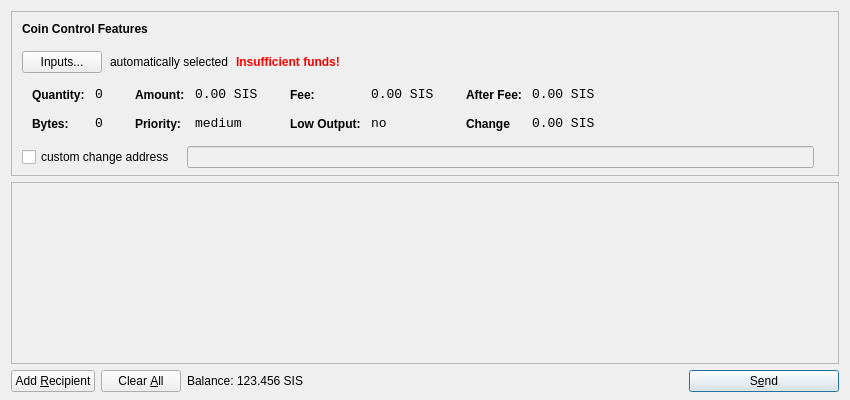
<?xml version="1.0" encoding="UTF-8"?>
<ui version="4.0">
 <class>SendCoinsDialog</class>
 <widget class="QDialog" name="SendCoinsDialog">
  <property name="geometry">
   <rect>
    <x>0</x>
    <y>0</y>
    <width>850</width>
    <height>400</height>
   </rect>
  </property>
  <property name="windowTitle">
   <string>Send Coins</string>
  </property>
  <layout class="QVBoxLayout" name="verticalLayout" stretch="0,1,0">
   <property name="bottomMargin">
    <number>8</number>
   </property>
   <item>
    <widget class="QFrame" name="frameCoinControl">
     <property name="sizePolicy">
      <sizepolicy hsizetype="Expanding" vsizetype="Expanding">
       <horstretch>0</horstretch>
       <verstretch>0</verstretch>
      </sizepolicy>
     </property>
     <property name="maximumSize">
      <size>
       <width>16777215</width>
       <height>16777215</height>
      </size>
     </property>
     <property name="frameShape">
      <enum>QFrame::StyledPanel</enum>
     </property>
     <property name="frameShadow">
      <enum>QFrame::Sunken</enum>
     </property>
     <layout class="QVBoxLayout" name="verticalLayoutCoinControl2">
      <property name="spacing">
       <number>-1</number>
      </property>
      <property name="leftMargin">
       <number>0</number>
      </property>
      <property name="topMargin">
       <number>0</number>
      </property>
      <property name="rightMargin">
       <number>0</number>
      </property>
      <property name="bottomMargin">
       <number>6</number>
      </property>
      <item>
       <layout class="QVBoxLayout" name="verticalLayoutCoinControl" stretch="0,0,0,0,1">
        <property name="spacing">
         <number>0</number>
        </property>
        <property name="leftMargin">
         <number>10</number>
        </property>
        <property name="topMargin">
         <number>10</number>
        </property>
        <item>
         <layout class="QHBoxLayout" name="horizontalLayoutCoinControl1">
          <property name="bottomMargin">
           <number>15</number>
          </property>
          <item>
           <widget class="QLabel" name="labelCoinControlFeatures">
            <property name="sizePolicy">
             <sizepolicy hsizetype="Preferred" vsizetype="Maximum">
              <horstretch>0</horstretch>
              <verstretch>0</verstretch>
             </sizepolicy>
            </property>
            <property name="font">
             <font>
              <weight>75</weight>
              <bold>true</bold>
             </font>
            </property>
            <property name="styleSheet">
             <string notr="true">font-weight:bold;</string>
            </property>
            <property name="text">
             <string>Coin Control Features</string>
            </property>
           </widget>
          </item>
         </layout>
        </item>
        <item>
         <layout class="QHBoxLayout" name="horizontalLayoutCoinControl2" stretch="0,0,0,0">
          <property name="spacing">
           <number>8</number>
          </property>
          <property name="bottomMargin">
           <number>10</number>
          </property>
          <item>
           <widget class="QPushButton" name="pushButtonCoinControl">
            <property name="styleSheet">
             <string notr="true"/>
            </property>
            <property name="text">
             <string>Inputs...</string>
            </property>
           </widget>
          </item>
          <item>
           <widget class="QLabel" name="labelCoinControlAutomaticallySelected">
            <property name="text">
             <string>automatically selected</string>
            </property>
            <property name="margin">
             <number>5</number>
            </property>
           </widget>
          </item>
          <item>
           <widget class="QLabel" name="labelCoinControlInsuffFunds">
            <property name="font">
             <font>
              <weight>75</weight>
              <bold>true</bold>
             </font>
            </property>
            <property name="styleSheet">
             <string notr="true">color:red;font-weight:bold;</string>
            </property>
            <property name="text">
             <string>Insufficient funds!</string>
            </property>
            <property name="margin">
             <number>5</number>
            </property>
           </widget>
          </item>
          <item>
           <spacer name="horizontalSpacerCoinControl">
            <property name="orientation">
             <enum>Qt::Horizontal</enum>
            </property>
            <property name="sizeHint" stdset="0">
             <size>
              <width>40</width>
              <height>1</height>
             </size>
            </property>
           </spacer>
          </item>
         </layout>
        </item>
        <item>
         <widget class="QWidget" name="widgetCoinControl" native="true">
          <property name="sizePolicy">
           <sizepolicy hsizetype="Preferred" vsizetype="Preferred">
            <horstretch>0</horstretch>
            <verstretch>0</verstretch>
           </sizepolicy>
          </property>
          <property name="minimumSize">
           <size>
            <width>0</width>
            <height>0</height>
           </size>
          </property>
          <property name="styleSheet">
           <string notr="true"/>
          </property>
          <layout class="QHBoxLayout" name="horizontalLayoutCoinControl5">
           <property name="margin">
            <number>0</number>
           </property>
           <item>
            <layout class="QHBoxLayout" name="horizontalLayoutCoinControl3" stretch="0,0,0,1">
             <property name="spacing">
              <number>20</number>
             </property>
             <property name="topMargin">
              <number>0</number>
             </property>
             <property name="bottomMargin">
              <number>10</number>
             </property>
             <item>
              <layout class="QFormLayout" name="formLayoutCoinControl1">
               <property name="horizontalSpacing">
                <number>10</number>
               </property>
               <property name="verticalSpacing">
                <number>14</number>
               </property>
               <property name="leftMargin">
                <number>10</number>
               </property>
               <property name="topMargin">
                <number>4</number>
               </property>
               <property name="rightMargin">
                <number>6</number>
               </property>
               <item row="0" column="0">
                <widget class="QLabel" name="labelCoinControlQuantityText">
                 <property name="styleSheet">
                  <string notr="true">font-weight:bold;</string>
                 </property>
                 <property name="text">
                  <string>Quantity:</string>
                 </property>
                 <property name="margin">
                  <number>0</number>
                 </property>
                </widget>
               </item>
               <item row="0" column="1">
                <widget class="QLabel" name="labelCoinControlQuantity">
                 <property name="font">
                  <font>
                   <family>Monospace</family>
                   <pointsize>10</pointsize>
                  </font>
                 </property>
                 <property name="cursor">
                  <cursorShape>IBeamCursor</cursorShape>
                 </property>
                 <property name="contextMenuPolicy">
                  <enum>Qt::ActionsContextMenu</enum>
                 </property>
                 <property name="text">
                  <string>0</string>
                 </property>
                 <property name="margin">
                  <number>0</number>
                 </property>
                 <property name="textInteractionFlags">
                  <set>Qt::LinksAccessibleByMouse|Qt::TextSelectableByKeyboard|Qt::TextSelectableByMouse</set>
                 </property>
                </widget>
               </item>
               <item row="1" column="0">
                <widget class="QLabel" name="labelCoinControlBytesText">
                 <property name="styleSheet">
                  <string notr="true">font-weight:bold;</string>
                 </property>
                 <property name="text">
                  <string>Bytes:</string>
                 </property>
                </widget>
               </item>
               <item row="1" column="1">
                <widget class="QLabel" name="labelCoinControlBytes">
                 <property name="font">
                  <font>
                   <family>Monospace</family>
                   <pointsize>10</pointsize>
                  </font>
                 </property>
                 <property name="cursor">
                  <cursorShape>IBeamCursor</cursorShape>
                 </property>
                 <property name="contextMenuPolicy">
                  <enum>Qt::ActionsContextMenu</enum>
                 </property>
                 <property name="text">
                  <string>0</string>
                 </property>
                 <property name="textInteractionFlags">
                  <set>Qt::LinksAccessibleByMouse|Qt::TextSelectableByKeyboard|Qt::TextSelectableByMouse</set>
                 </property>
                </widget>
               </item>
              </layout>
             </item>
             <item>
              <layout class="QFormLayout" name="formLayoutCoinControl2">
               <property name="horizontalSpacing">
                <number>10</number>
               </property>
               <property name="verticalSpacing">
                <number>14</number>
               </property>
               <property name="leftMargin">
                <number>6</number>
               </property>
               <property name="topMargin">
                <number>4</number>
               </property>
               <property name="rightMargin">
                <number>6</number>
               </property>
               <item row="0" column="0">
                <widget class="QLabel" name="labelCoinControlAmountText">
                 <property name="styleSheet">
                  <string notr="true">font-weight:bold;</string>
                 </property>
                 <property name="text">
                  <string>Amount:</string>
                 </property>
                 <property name="margin">
                  <number>0</number>
                 </property>
                </widget>
               </item>
               <item row="0" column="1">
                <widget class="QLabel" name="labelCoinControlAmount">
                 <property name="font">
                  <font>
                   <family>Monospace</family>
                   <pointsize>10</pointsize>
                  </font>
                 </property>
                 <property name="cursor">
                  <cursorShape>IBeamCursor</cursorShape>
                 </property>
                 <property name="contextMenuPolicy">
                  <enum>Qt::ActionsContextMenu</enum>
                 </property>
                 <property name="text">
                  <string>0.00 SIS</string>
                 </property>
                 <property name="textInteractionFlags">
                  <set>Qt::LinksAccessibleByMouse|Qt::TextSelectableByKeyboard|Qt::TextSelectableByMouse</set>
                 </property>
                </widget>
               </item>
               <item row="1" column="0">
                <widget class="QLabel" name="labelCoinControlPriorityText">
                 <property name="styleSheet">
                  <string notr="true">font-weight:bold;</string>
                 </property>
                 <property name="text">
                  <string>Priority:</string>
                 </property>
                </widget>
               </item>
               <item row="1" column="1">
                <widget class="QLabel" name="labelCoinControlPriority">
                 <property name="font">
                  <font>
                   <family>Monospace</family>
                   <pointsize>10</pointsize>
                  </font>
                 </property>
                 <property name="cursor">
                  <cursorShape>IBeamCursor</cursorShape>
                 </property>
                 <property name="contextMenuPolicy">
                  <enum>Qt::ActionsContextMenu</enum>
                 </property>
                 <property name="text">
                  <string>medium</string>
                 </property>
                 <property name="textInteractionFlags">
                  <set>Qt::LinksAccessibleByMouse|Qt::TextSelectableByKeyboard|Qt::TextSelectableByMouse</set>
                 </property>
                </widget>
               </item>
              </layout>
             </item>
             <item>
              <layout class="QFormLayout" name="formLayoutCoinControl3">
               <property name="horizontalSpacing">
                <number>10</number>
               </property>
               <property name="verticalSpacing">
                <number>14</number>
               </property>
               <property name="leftMargin">
                <number>6</number>
               </property>
               <property name="topMargin">
                <number>4</number>
               </property>
               <property name="rightMargin">
                <number>6</number>
               </property>
               <item row="0" column="0">
                <widget class="QLabel" name="labelCoinControlFeeText">
                 <property name="styleSheet">
                  <string notr="true">font-weight:bold;</string>
                 </property>
                 <property name="text">
                  <string>Fee:</string>
                 </property>
                 <property name="margin">
                  <number>0</number>
                 </property>
                </widget>
               </item>
               <item row="0" column="1">
                <widget class="QLabel" name="labelCoinControlFee">
                 <property name="font">
                  <font>
                   <family>Monospace</family>
                   <pointsize>10</pointsize>
                  </font>
                 </property>
                 <property name="cursor">
                  <cursorShape>IBeamCursor</cursorShape>
                 </property>
                 <property name="contextMenuPolicy">
                  <enum>Qt::ActionsContextMenu</enum>
                 </property>
                 <property name="text">
                  <string>0.00 SIS</string>
                 </property>
                 <property name="textInteractionFlags">
                  <set>Qt::LinksAccessibleByMouse|Qt::TextSelectableByKeyboard|Qt::TextSelectableByMouse</set>
                 </property>
                </widget>
               </item>
               <item row="1" column="0">
                <widget class="QLabel" name="labelCoinControlLowOutputText">
                 <property name="styleSheet">
                  <string notr="true">font-weight:bold;</string>
                 </property>
                 <property name="text">
                  <string>Low Output:</string>
                 </property>
                </widget>
               </item>
               <item row="1" column="1">
                <widget class="QLabel" name="labelCoinControlLowOutput">
                 <property name="font">
                  <font>
                   <family>Monospace</family>
                   <pointsize>10</pointsize>
                  </font>
                 </property>
                 <property name="cursor">
                  <cursorShape>IBeamCursor</cursorShape>
                 </property>
                 <property name="contextMenuPolicy">
                  <enum>Qt::ActionsContextMenu</enum>
                 </property>
                 <property name="text">
                  <string>no</string>
                 </property>
                 <property name="textInteractionFlags">
                  <set>Qt::LinksAccessibleByMouse|Qt::TextSelectableByKeyboard|Qt::TextSelectableByMouse</set>
                 </property>
                </widget>
               </item>
              </layout>
             </item>
             <item>
              <layout class="QFormLayout" name="formLayoutCoinControl4">
               <property name="horizontalSpacing">
                <number>10</number>
               </property>
               <property name="verticalSpacing">
                <number>14</number>
               </property>
               <property name="leftMargin">
                <number>6</number>
               </property>
               <property name="topMargin">
                <number>4</number>
               </property>
               <property name="rightMargin">
                <number>6</number>
               </property>
               <item row="0" column="0">
                <widget class="QLabel" name="labelCoinControlAfterFeeText">
                 <property name="styleSheet">
                  <string notr="true">font-weight:bold;</string>
                 </property>
                 <property name="text">
                  <string>After Fee:</string>
                 </property>
                 <property name="margin">
                  <number>0</number>
                 </property>
                </widget>
               </item>
               <item row="0" column="1">
                <widget class="QLabel" name="labelCoinControlAfterFee">
                 <property name="font">
                  <font>
                   <family>Monospace</family>
                   <pointsize>10</pointsize>
                  </font>
                 </property>
                 <property name="cursor">
                  <cursorShape>IBeamCursor</cursorShape>
                 </property>
                 <property name="contextMenuPolicy">
                  <enum>Qt::ActionsContextMenu</enum>
                 </property>
                 <property name="text">
                  <string>0.00 SIS</string>
                 </property>
                 <property name="textInteractionFlags">
                  <set>Qt::LinksAccessibleByMouse|Qt::TextSelectableByKeyboard|Qt::TextSelectableByMouse</set>
                 </property>
                </widget>
               </item>
               <item row="1" column="0">
                <widget class="QLabel" name="labelCoinControlChangeText">
                 <property name="styleSheet">
                  <string notr="true">font-weight:bold;</string>
                 </property>
                 <property name="text">
                  <string>Change</string>
                 </property>
                </widget>
               </item>
               <item row="1" column="1">
                <widget class="QLabel" name="labelCoinControlChange">
                 <property name="font">
                  <font>
                   <family>Monospace</family>
                   <pointsize>10</pointsize>
                  </font>
                 </property>
                 <property name="cursor">
                  <cursorShape>IBeamCursor</cursorShape>
                 </property>
                 <property name="contextMenuPolicy">
                  <enum>Qt::ActionsContextMenu</enum>
                 </property>
                 <property name="text">
                  <string>0.00 SIS</string>
                 </property>
                 <property name="textInteractionFlags">
                  <set>Qt::LinksAccessibleByMouse|Qt::TextSelectableByKeyboard|Qt::TextSelectableByMouse</set>
                 </property>
                </widget>
               </item>
              </layout>
             </item>
            </layout>
           </item>
          </layout>
         </widget>
        </item>
        <item>
         <layout class="QHBoxLayout" name="horizontalLayoutCoinControl4" stretch="0,0,0">
          <property name="spacing">
           <number>12</number>
          </property>
          <property name="sizeConstraint">
           <enum>QLayout::SetDefaultConstraint</enum>
          </property>
          <property name="topMargin">
           <number>5</number>
          </property>
          <property name="rightMargin">
           <number>5</number>
          </property>
          <item>
           <widget class="QCheckBox" name="checkBoxCoinControlChange">
            <property name="text">
             <string>custom change address</string>
            </property>
           </widget>
          </item>
          <item>
           <widget class="QLineEdit" name="lineEditCoinControlChange">
            <property name="enabled">
             <bool>false</bool>
            </property>
            <property name="sizePolicy">
             <sizepolicy hsizetype="Expanding" vsizetype="Fixed">
              <horstretch>0</horstretch>
              <verstretch>0</verstretch>
             </sizepolicy>
            </property>
           </widget>
          </item>
          <item>
           <widget class="QLabel" name="labelCoinControlChangeLabel">
            <property name="sizePolicy">
             <sizepolicy hsizetype="Preferred" vsizetype="Expanding">
              <horstretch>0</horstretch>
              <verstretch>0</verstretch>
             </sizepolicy>
            </property>
            <property name="minimumSize">
             <size>
              <width>0</width>
              <height>0</height>
             </size>
            </property>
            <property name="text">
             <string/>
            </property>
            <property name="margin">
             <number>3</number>
            </property>
           </widget>
          </item>
         </layout>
        </item>
        <item>
         <spacer name="verticalSpacerCoinControl">
          <property name="orientation">
           <enum>Qt::Vertical</enum>
          </property>
          <property name="sizeHint" stdset="0">
           <size>
            <width>800</width>
            <height>1</height>
           </size>
          </property>
         </spacer>
        </item>
       </layout>
      </item>
     </layout>
    </widget>
   </item>
   <item>
    <widget class="QScrollArea" name="scrollArea">
     <property name="widgetResizable">
      <bool>true</bool>
     </property>
     <widget class="QWidget" name="scrollAreaWidgetContents">
      <property name="geometry">
       <rect>
        <x>0</x>
        <y>0</y>
        <width>830</width>
        <height>165</height>
       </rect>
      </property>
      <layout class="QVBoxLayout" name="verticalLayout_2">
       <property name="margin">
        <number>0</number>
       </property>
       <item>
        <layout class="QVBoxLayout" name="entries">
         <property name="spacing">
          <number>6</number>
         </property>
        </layout>
       </item>
       <item>
        <spacer name="verticalSpacer">
         <property name="orientation">
          <enum>Qt::Vertical</enum>
         </property>
         <property name="sizeHint" stdset="0">
          <size>
           <width>20</width>
           <height>40</height>
          </size>
         </property>
        </spacer>
       </item>
      </layout>
     </widget>
    </widget>
   </item>
   <item>
    <layout class="QHBoxLayout" name="horizontalLayout">
     <item>
      <widget class="QPushButton" name="addButton">
       <property name="toolTip">
        <string>Send to multiple recipients at once</string>
       </property>
       <property name="text">
        <string>Add &amp;Recipient</string>
       </property>
       <property name="icon">
        <iconset resource="../bitcoin.qrc">
         <normaloff>:/icons/add</normaloff>:/icons/add</iconset>
       </property>
       <property name="autoDefault">
        <bool>false</bool>
       </property>
      </widget>
     </item>
     <item>
      <widget class="QPushButton" name="clearButton">
       <property name="sizePolicy">
        <sizepolicy hsizetype="Minimum" vsizetype="Fixed">
         <horstretch>0</horstretch>
         <verstretch>0</verstretch>
        </sizepolicy>
       </property>
       <property name="toolTip">
        <string>Remove all transaction fields</string>
       </property>
       <property name="text">
        <string>Clear &amp;All</string>
       </property>
       <property name="icon">
        <iconset resource="../bitcoin.qrc">
         <normaloff>:/icons/remove</normaloff>:/icons/remove</iconset>
       </property>
       <property name="autoRepeatDelay">
        <number>300</number>
       </property>
       <property name="autoDefault">
        <bool>false</bool>
       </property>
      </widget>
     </item>
     <item>
      <layout class="QHBoxLayout" name="horizontalLayout_2">
       <property name="spacing">
        <number>3</number>
       </property>
       <item>
        <widget class="QLabel" name="label">
         <property name="sizePolicy">
          <sizepolicy hsizetype="Preferred" vsizetype="Fixed">
           <horstretch>0</horstretch>
           <verstretch>0</verstretch>
          </sizepolicy>
         </property>
         <property name="text">
          <string>Balance:</string>
         </property>
        </widget>
       </item>
       <item>
        <widget class="QLabel" name="labelBalance">
         <property name="sizePolicy">
          <sizepolicy hsizetype="Preferred" vsizetype="Fixed">
           <horstretch>0</horstretch>
           <verstretch>0</verstretch>
          </sizepolicy>
         </property>
         <property name="cursor">
          <cursorShape>IBeamCursor</cursorShape>
         </property>
         <property name="text">
          <string>123.456 SIS</string>
         </property>
         <property name="textInteractionFlags">
          <set>Qt::LinksAccessibleByMouse|Qt::TextSelectableByKeyboard|Qt::TextSelectableByMouse</set>
         </property>
        </widget>
       </item>
      </layout>
     </item>
     <item>
      <spacer name="horizontalSpacer">
       <property name="orientation">
        <enum>Qt::Horizontal</enum>
       </property>
       <property name="sizeHint" stdset="0">
        <size>
         <width>40</width>
         <height>20</height>
        </size>
       </property>
      </spacer>
     </item>
     <item>
      <widget class="QPushButton" name="sendButton">
       <property name="minimumSize">
        <size>
         <width>150</width>
         <height>0</height>
        </size>
       </property>
       <property name="toolTip">
        <string>Confirm the send action</string>
       </property>
       <property name="text">
        <string>S&amp;end</string>
       </property>
       <property name="icon">
        <iconset resource="../bitcoin.qrc">
         <normaloff>:/icons/send</normaloff>:/icons/send</iconset>
       </property>
       <property name="default">
        <bool>true</bool>
       </property>
      </widget>
     </item>
    </layout>
   </item>
  </layout>
 </widget>
 <resources>
  <include location="../bitcoin.qrc"/>
 </resources>
 <connections/>
</ui>
